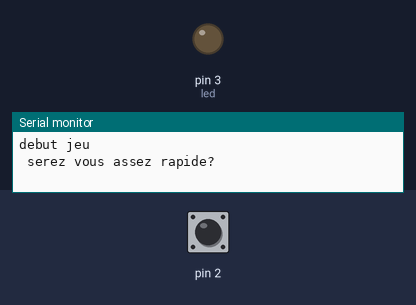
A sketch run on a simulated Arduino Uno, built with avr-gcc and run on an emulated ATmega328P. Parts: output pins drawn as LEDs (lit = HIGH), the last lines printed to the serial monitor. The test bench sets the inputs (shaded band); at power-on: pin 2 HIGH. Random numbers use the default seed unless the sketch sets one.

Above: at 1.2 s.
1.3 s: pin 2 driven LOW
2.9 s: pin 2 pulsed HIGH 2 times (0.12 s each, 0.3 s apart)
At 7.0 s:
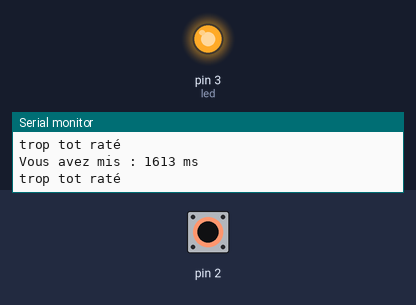
Timing chart, 0 to 8.5 s (numbered marks = the images above; inputs shaded):
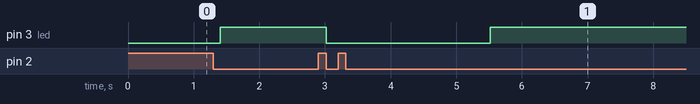

The sketch:

TME2_reflex.ino
```cpp
//bancher un bouton, une pin sur GND une sur 13.

const int entre_ils = 1;
const int led = 3;

int etat = 0;
unsigned long time1 = 0;
unsigned long time2;

int cpt = 0;

void setup() {
  Serial.begin(9600);
  pinMode (entre_ils, INPUT_PULLUP);
  attachInterrupt (0, compte, FALLING);
  pinMode (led, OUTPUT);
  Serial.println("debut jeu\n serez vous assez rapide?");
}

void loop() {

  if (etat == 0) {
    delay (random(350,3500));
    digitalWrite(led,HIGH);
    time1 = millis();
    etat = 1;
  }

}

void compte() {
    if (etat == 1) {
      time2 = millis();
      digitalWrite(led, LOW);
      cpt = time2 - time1;
      Serial.print("Vous avez mis : ");
      Serial.print(cpt);
      Serial.println (" ms");
      etat = 0;

    }
    else {
     Serial.println("trop tot raté");
    }
}
```

Measured:
- after the input at 2.9 s, pin 3 (led): HIGH → LOW after 0.12 s, → HIGH 2.5 s later
